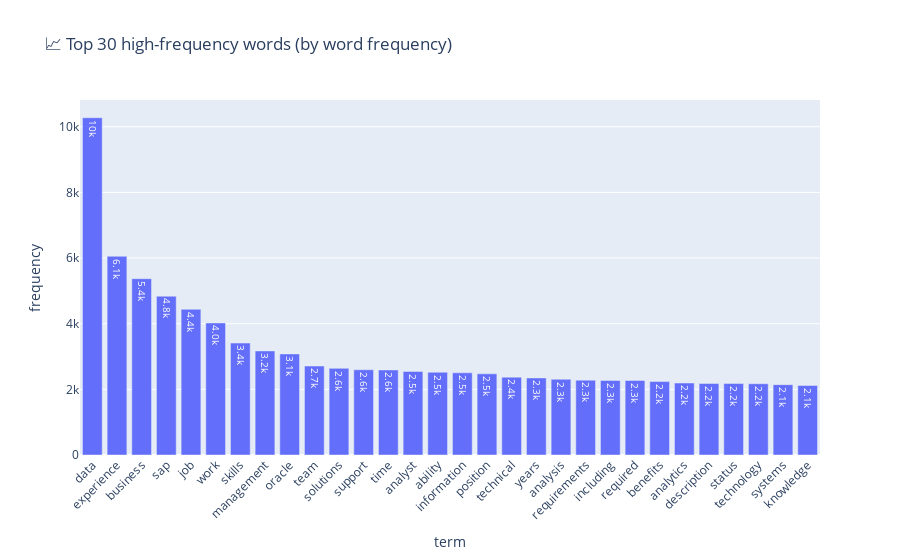
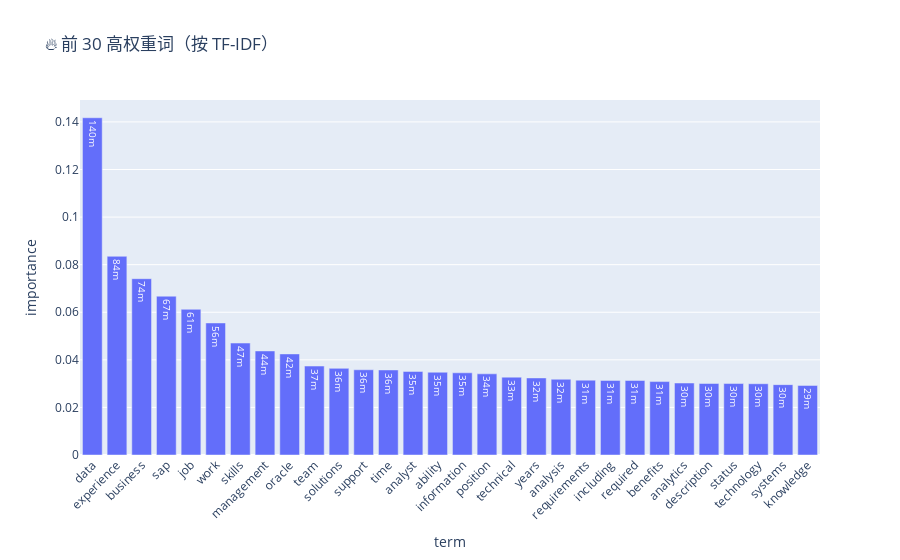

Notebook cell for these charts, in order:
### Code cell
import numpy as np
import pandas as pd
import plotly.express as px

# 提取 TF-IDF 的词汇和矩阵
terms = tfidf_vectorizer.get_feature_names_out()
tfidf_matrix = X_tfidf.toarray()

# 🔹 方式一：按词频排序
term_frequencies = tfidf_matrix.sum(axis=0)
freq_df = pd.DataFrame({'term': terms, 'frequency': term_frequencies})
freq_df = freq_df.sort_values(by='frequency', ascending=False).head(30)

# 可视化：词频
fig1 = px.bar(freq_df, x='term', y='frequency', title="📈 Top 30 high-frequency words (by word frequency)", text_auto='.2s')
fig1.update_layout(xaxis_tickangle=-45)
fig1.write_html("./images/Top30_high_frequency.html")
fig.write_image("./images/Top30_high_frequency.png")
fig1.show()

# 🔹 方式二：按 TF-IDF 均值排序（更偏向“重要性”）
tfidf_mean = tfidf_matrix.mean(axis=0)
tfidf_df = pd.DataFrame({'term': terms, 'importance': tfidf_mean})
tfidf_df = tfidf_df.sort_values(by='importance', ascending=False).head(30)

# 可视化：TF-IDF
fig2 = px.bar(tfidf_df, x='term', y='importance', title="🔥 前 30 高权重词（按 TF-IDF）", text_auto='.2s')
fig2.update_layout(xaxis_tickangle=-45)
fig2.show()

### Figure 1 — Plotly figure (JSON) as saved in the notebook; plotly's stock layout.template omitted (floating-point values rounded to 4 significant figures)
{"data": [{"hovertemplate": "term=%{x}<br>frequency=%{y}<extra></extra>", "legendgroup": "", "marker": {"color": "#636efa", "pattern": {"shape": ""}}, "name": "", "orientation": "v", "showlegend": false, "textposition": "auto", "texttemplate": "%{y:.2s}", "type": "bar", "x": ["data", "experience", "business", "sap", "job", "work", "skills", "management", "oracle", "team", "solutions", "support", "time", "analyst", "ability", "information", "position", "technical", "years", "analysis", "requirements", "including", "required", "benefits", "analytics", "description", "status", "technology", "systems", "knowledge"], "xaxis": "x", "y": [10270.0, 6053.0, 5371.0, 4838.0, 4438.0, 4023.0, 3410.0, 3170.0, 3080.0, 2710.0, 2639.0, 2596.0, 2591.0, 2546.0, 2522.0, 2504.0, 2473.0, 2372.0, 2348.0, 2308.0, 2280.0, 2272.0, 2270.0, 2237.0, 2193.0, 2178.0, 2177.0, 2172.0, 2144.0, 2119.0], "yaxis": "y"}], "layout": {"barmode": "relative", "legend": {"tracegroupgap": 0}, "title": {"text": "📈 Top 30 high-frequency words (by word frequency)"}, "xaxis": {"anchor": "y", "domain": [0, 1], "tickangle": -45, "title": {"text": "term"}}, "yaxis": {"anchor": "x", "domain": [0, 1], "title": {"text": "frequency"}}}}

### Figure 2 — Plotly figure (JSON) as saved in the notebook; plotly's stock layout.template omitted (floating-point values rounded to 4 significant figures)
{"data": [{"hovertemplate": "term=%{x}<br>importance=%{y}<extra></extra>", "legendgroup": "", "marker": {"color": "#636efa", "pattern": {"shape": ""}}, "name": "", "orientation": "v", "showlegend": false, "textposition": "auto", "texttemplate": "%{y:.2s}", "type": "bar", "x": ["data", "experience", "business", "sap", "job", "work", "skills", "management", "oracle", "team", "solutions", "support", "time", "analyst", "ability", "information", "position", "technical", "years", "analysis", "requirements", "including", "required", "benefits", "analytics", "description", "status", "technology", "systems", "knowledge"], "xaxis": "x", "y": [0.1418, 0.08352, 0.07411, 0.06675, 0.06124, 0.0555, 0.04706, 0.04374, 0.04249, 0.03739, 0.03641, 0.03582, 0.03575, 0.03512, 0.03479, 0.03455, 0.03412, 0.03272, 0.03239, 0.03184, 0.03146, 0.03134, 0.03132, 0.03086, 0.03026, 0.03006, 0.03003, 0.02996, 0.02958, 0.02924], "yaxis": "y"}], "layout": {"barmode": "relative", "legend": {"tracegroupgap": 0}, "title": {"text": "🔥 前 30 高权重词（按 TF-IDF）"}, "xaxis": {"anchor": "y", "domain": [0, 1], "tickangle": -45, "title": {"text": "term"}}, "yaxis": {"anchor": "x", "domain": [0, 1], "title": {"text": "importance"}}}}
